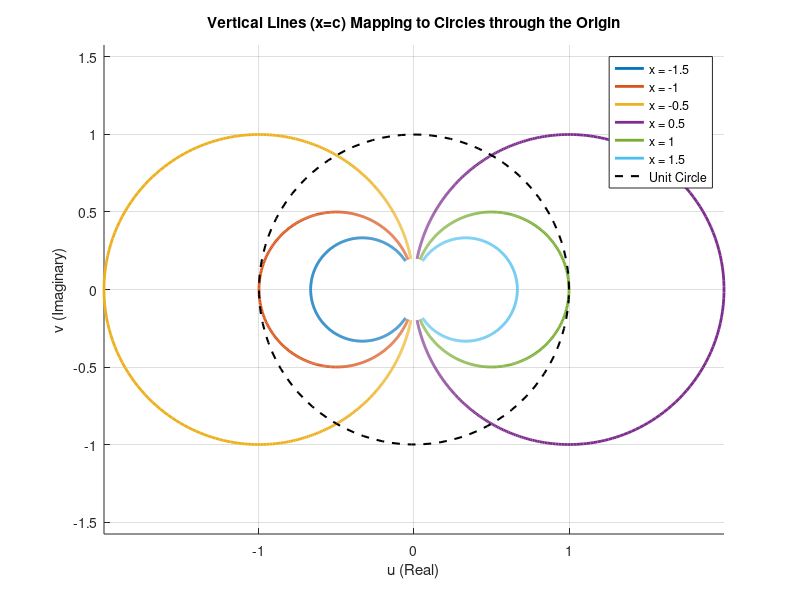

Write the MATLAB code that produced this figure.
% --- Specimen B: Mapping Vertical Lines (Inversion) ---
y = linspace(-5, 5, 1000); % Large range for y to see the circles close at the origin
x_values = [-1.5, -1, -0.5, 0.5, 1, 1.5]; % Constant x values (avoiding x=0)

figure; hold on;
colors = lines(length(x_values)); % Get distinct colors for clarity
idx = 1;

for x = x_values
    z = x + 1i*y;           % Define vertical lines in z
    w = 1./z;               % Apply the mapping w = 1/z
    plot(real(w), imag(w), 'LineWidth', 2, 'Color', colors(idx,:));
    idx = idx + 1;
end

% Drawing the Unit Circle for reference (Inversion threshold)
th = linspace(0, 2*pi, 100);
plot(cos(th), sin(th), 'k--', 'LineWidth', 1.5); 

axis equal;
grid on;
title('Vertical Lines (x=c) Mapping to Circles through the Origin');
xlabel('u (Real)');
ylabel('v (Imaginary)');
legend('x = -1.5', 'x = -1', 'x = -0.5', 'x = 0.5', 'x = 1', 'x = 1.5', 'Unit Circle');

% Export for LaTeX
exportgraphics(gcf, 'SpecimenB_RealMapping.pdf', 'ContentType', 'vector')
